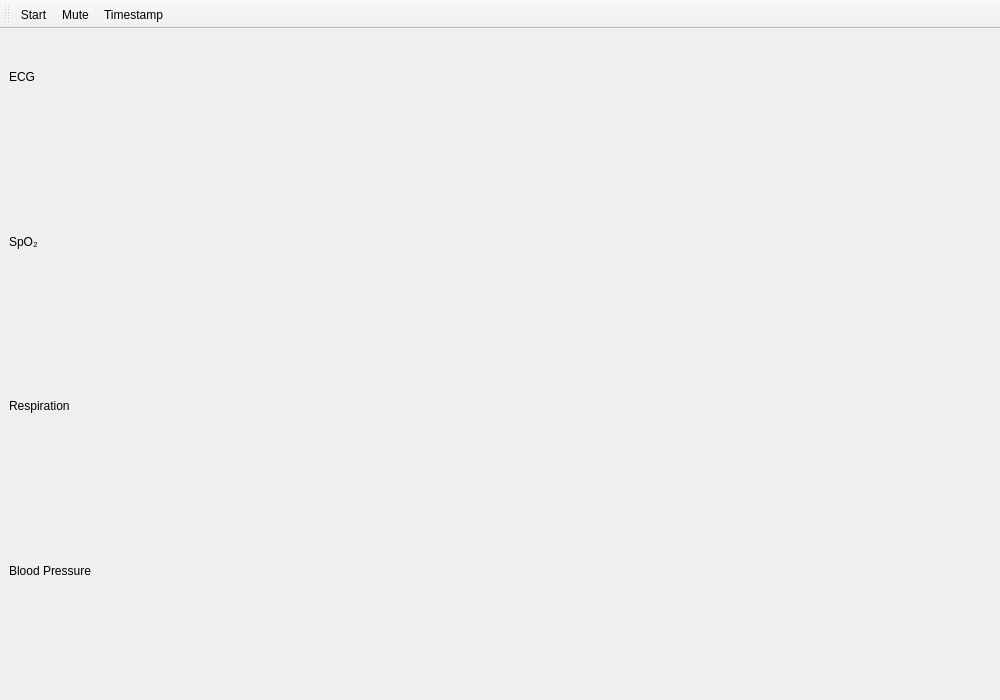
<?xml version="1.0" encoding="UTF-8"?>
<ui version="4.0">
 <class>MainWindow</class>
 <widget class="QMainWindow" name="MainWindow">
  <property name="geometry">
   <rect>
    <x>0</x>
    <y>0</y>
    <width>1000</width>
    <height>700</height>
   </rect>
  </property>
  <property name="windowTitle">
   <string>Vital Tracker</string>
  </property>
  <widget class="QWidget" name="centralwidget">
   <layout class="QVBoxLayout" name="verticalLayout">
    <item>
     <layout class="QVBoxLayout" name="ecgLayout">
      <item>
       <widget class="QLabel" name="labelEcg">
        <property name="text">
         <string>ECG</string>
        </property>
       </widget>
      </item>
      <item>
       <widget class="WaveformView" name="ecgView"/>
      </item>
     </layout>
    </item>
    <item>
     <layout class="QVBoxLayout" name="spo2Layout">
      <item>
       <widget class="QLabel" name="labelSpo2">
        <property name="text">
         <string>SpO₂</string>
        </property>
       </widget>
      </item>
      <item>
       <widget class="WaveformView" name="spo2View"/>
      </item>
     </layout>
    </item>
    <item>
     <layout class="QVBoxLayout" name="respLayout">
      <item>
       <widget class="QLabel" name="labelResp">
        <property name="text">
         <string>Respiration</string>
        </property>
       </widget>
      </item>
      <item>
       <widget class="WaveformView" name="respView"/>
      </item>
     </layout>
    </item>
    <item>
     <layout class="QVBoxLayout" name="bpLayout">
      <item>
       <widget class="QLabel" name="labelBp">
        <property name="text">
         <string>Blood Pressure</string>
        </property>
       </widget>
      </item>
      <item>
       <widget class="WaveformView" name="bpView"/>
      </item>
     </layout>
    </item>
   </layout>
  </widget>
  <widget class="QToolBar" name="mainToolBar">
   <property name="windowTitle">
    <string>Toolbar</string>
   </property>
   <attribute name="toolBarArea">
    <enum>TopToolBarArea</enum>
   </attribute>
   <addaction name="actionStart"/>
   <addaction name="actionMute"/>
   <addaction name="actionTimestamp"/>
  </widget>
  <action name="actionStart">
   <property name="text">
    <string>Start</string>
   </property>
  </action>
  <action name="actionMute">
   <property name="text">
    <string>Mute</string>
   </property>
  </action>
  <action name="actionTimestamp">
   <property name="text">
    <string>Timestamp</string>
   </property>
  </action>
 </widget>
 <customwidgets>
  <customwidget>
   <class>WaveformView</class>
   <extends>QWidget</extends>
   <header>waveformview.h</header>
  </customwidget>
 </customwidgets>
 <resources/>
 <connections/>
</ui>
